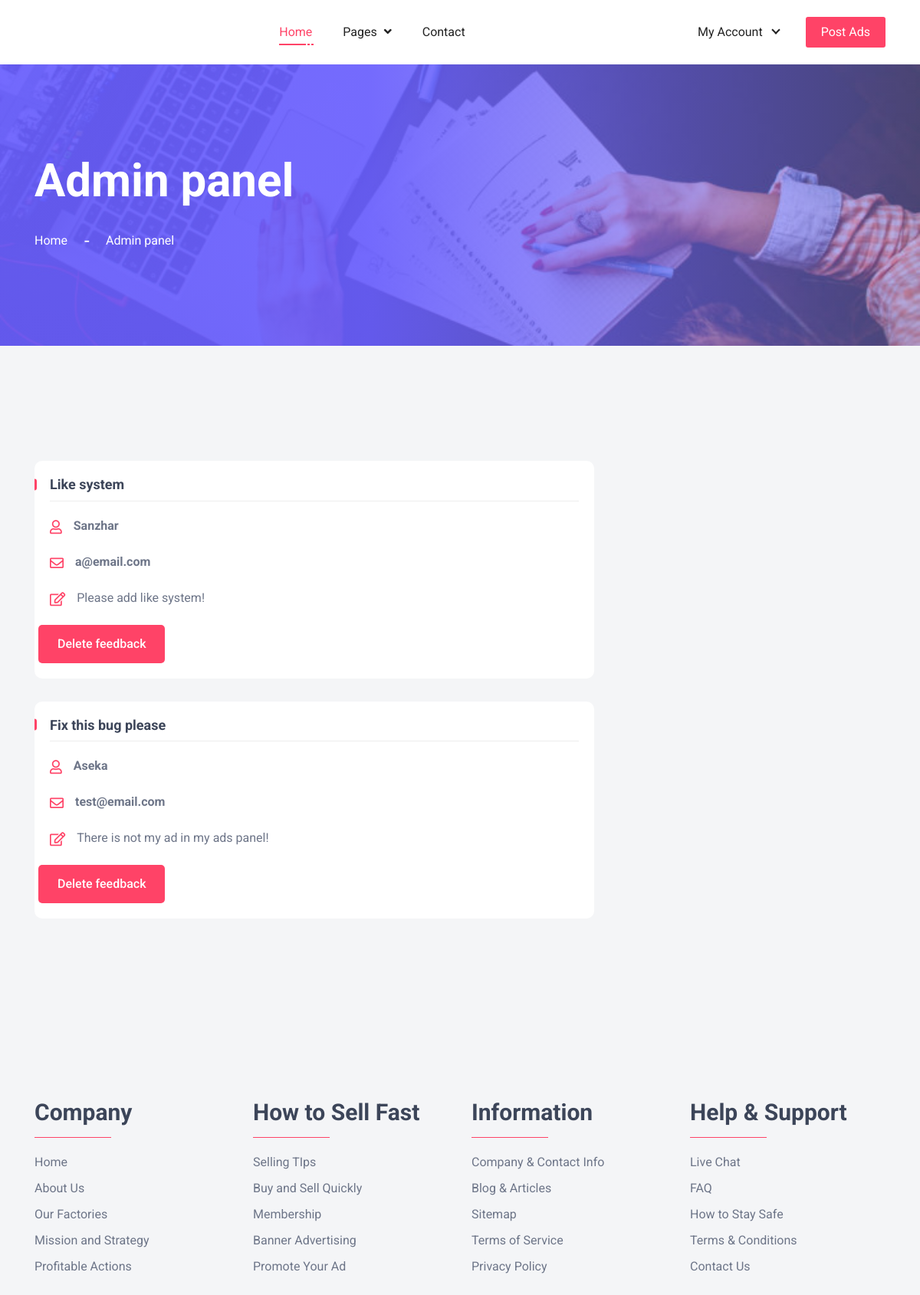
The app's page /admin.php with its own data.
### tables this page shows
CREATE TABLE `feedbacks` (
  `feedback_id` int(11) NOT NULL,
  `name` varchar(30) NOT NULL,
  `email` varchar(50) NOT NULL,
  `subject` varchar(50) NOT NULL,
  `message` varchar(500) NOT NULL
);

### admin.php (the view, shortened to what this page needs)
<?php
include('connection.php');
?>
<!doctype html>
<html class="no-js" lang="en">
<head>
    <link rel="stylesheet" href="assets/css/nice-select.css">
    <link rel="stylesheet" href="assets/css/all.min.css">
    <link rel="stylesheet" href="assets/css/bootstrap.min.css">
    <link rel="stylesheet" href="assets/css/default.css">
    <link rel="stylesheet" href="assets/css/style.css">
</head>
<body class="gray-bg">
    <header class="header_area">
        <div class="header_navbar">
            <div class="container">
                <nav class="navbar navbar-expand-lg">
                    <div class="collapse navbar-collapse sub-menu-bar" id="navbarSupportedContent">
                        <ul class="navbar-nav m-auto">
                            <li>
                                <a class="active" href="index.html">Home <span class="line"></span></a>
                            </li>
                            <li>
                                <a href="#">Pages <i class="fa fa-angle-down"></i> <span class="line"></span></a>
                            </li>
                            <li><a href="contact.php">Contact <span class="line"></span></a></li>
                        </ul>
                    </div>
                    <div class="navbar_btn">
                        <ul>
                            <li>
                                <div class="dropdown">
                                    <a href="#" class="dropdown-toggle" id="dropdownMenuLink" data-toggle="dropdown" aria-haspopup="true" aria-expanded="fasse">My Account</a>
                                </div>
                            </li>
                            <li><a class="sign-up" href="login.php">Post Ads</a></li>
                        </ul>
                    </div>
                </nav>
            </div>
        </div>
        <div class="page_banner bg_cover" style="background-image: url(assets/images/admin.jpg)">
            <div class="container">
                <div class="page_banner_content">
                    <h3 class="title">Admin panel</h3>
                    <ul class="breadcrumb">
                        <li><a href="index.html">Home</a></li>
                        <li>Admin panel</li>
                    </ul>
                </div>
            </div>
        </div>
    </header>
    <section class="contact_page pt-120 pb-120">
        <div class="container">
            <div class="row">
                <div class="col-lg-8">
					<?php
						$query=mysqli_query($conn,"select * from `feedbacks`");
						while($row=mysqli_fetch_array($query)){
					?>
                    <div class="contact_form mt-30">
                        <div class="contact_title">
                            <h5 class="title"><?php echo $row['subject'];?> </h5>
                        </div>
                            <div class="contact_form_wrapper">
                                <div class="row">
                                    <div class="col-md-12">
                                        <div class="single_info d-flex">
											<div class="info_icon">
												<i class="far fa-user"></i>
											</div>
											<div class="info_content media-body">
												<p style="font-weight: bold;" ><?php echo $row['name']; ?></p>
											</div>
										</div>
                                    </div>
                                    <div class="col-md-12">
                                        <div class="single_info d-flex">
											<div class="info_icon">
												<i class="far fa-envelope"></i>
											</div>
											<div class="info_content media-body">
												<p style="font-weight: bold;" ><?php echo $row['email']; ?></p>
											</div>
										</div>
                                    </div>
                                    <div class="col-md-12">
                                        <div class="single_info d-flex">
											<div class="info_icon">
												<i class="far fa-edit"></i>
											</div>
											<div class="info_content media-body">
												<p style="" ><?php echo $row['message']; ?></p>
											</div>
										</div>
                                    </div>
                                    <form  method="post">
										<div class="single_form">
											<button type="submit" class="main-btn" name="<?php echo $row['feedback_id']; ?>">Delete feedback</button>
										</div>
									</form>
                                </div>
                            </div>
                    </div>
					<?php
						}
						?>
                </div>
            </div>
        </div>
    </section>
    <footer class="footer_area">
        <div class="footer_widget pt-70 pb-120">
            <div class="container">
                <div class="row">
                    <div class="col-lg-3 col-sm-6">
                        <div class="footer_link mt-45">
                            <h5 class="footer_title">Company</h5>
                            <ul class="link">
                                <li><a href="#">Home</a></li>
                                <li><a href="#">About Us</a></li>
                                <li><a href="#">Our Factories</a></li>
                                <li><a href="#">Mission and Strategy</a></li>
                                <li><a href="#">Profitable Actions</a></li>
                            </ul>
                        </div>
                    </div>
                    <div class="col-lg-3 col-sm-6">
                        <div class="footer_link mt-45">
                            <h5 class="footer_title">How to Sell Fast</h5>
                            <ul class="link">
                                <li><a href="#">Selling TIps</a></li>
                                <li><a href="#">Buy and Sell Quickly</a></li>
                                <li><a href="#">Membership</a></li>
                                <li><a href="#">Banner Advertising</a></li>
                                <li><a href="#">Promote Your Ad</a></li>
                            </ul>
                        </div>
                    </div>
                    <div class="col-lg-3 col-sm-6">
                        <div class="footer_link mt-45">
                            <h5 class="footer_title">Information</h5>
                            <ul class="link">
                                <li><a href="#">Company & Contact Info</a></li>
                                <li><a href="#">Blog & Articles</a></li>
                                <li><a href="#">Sitemap</a></li>
                                <li><a href="#">Terms of Service</a></li>
                                <li><a href="#">Privacy Policy</a></li>
                            </ul>
                        </div>
                    </div>
                    <div class="col-lg-3 col-sm-6">
                        <div class="footer_link mt-45">
                            <h5 class="footer_title">Help & Support</h5>
                            <ul class="link">
                                <li><a href="#">Live Chat</a></li>
                                <li><a href="#">FAQ</a></li>
                                <li><a href="#">How to Stay Safe</a></li>
                                <li><a href="#">Terms & Conditions</a></li>
                                <li><a href="#">Contact Us</a></li>
                            </ul>
                        </div>
                    </div>
                </div>
            </div>
        </div>
    </footer>
</body>
</html>

### assets/css/default.css (style rules this page uses)
.mt-30 { margin-top: 30px; }
.mt-45 { margin-top: 45px; }
.pt-70 { padding-top: 70px; }
.pt-120 { padding-top: 120px; }
.pb-120 { padding-bottom: 120px; }
.gray-bg { background: #F4F5F7; }

### records on screen
feedbacks: subject "Like system", name "Sanzhar", email "a@email.com", message "Please add like system!"
feedbacks: subject "Fix this bug please", name "Aseka", email "test@email.com", message "There is not my ad in my ads panel!"
